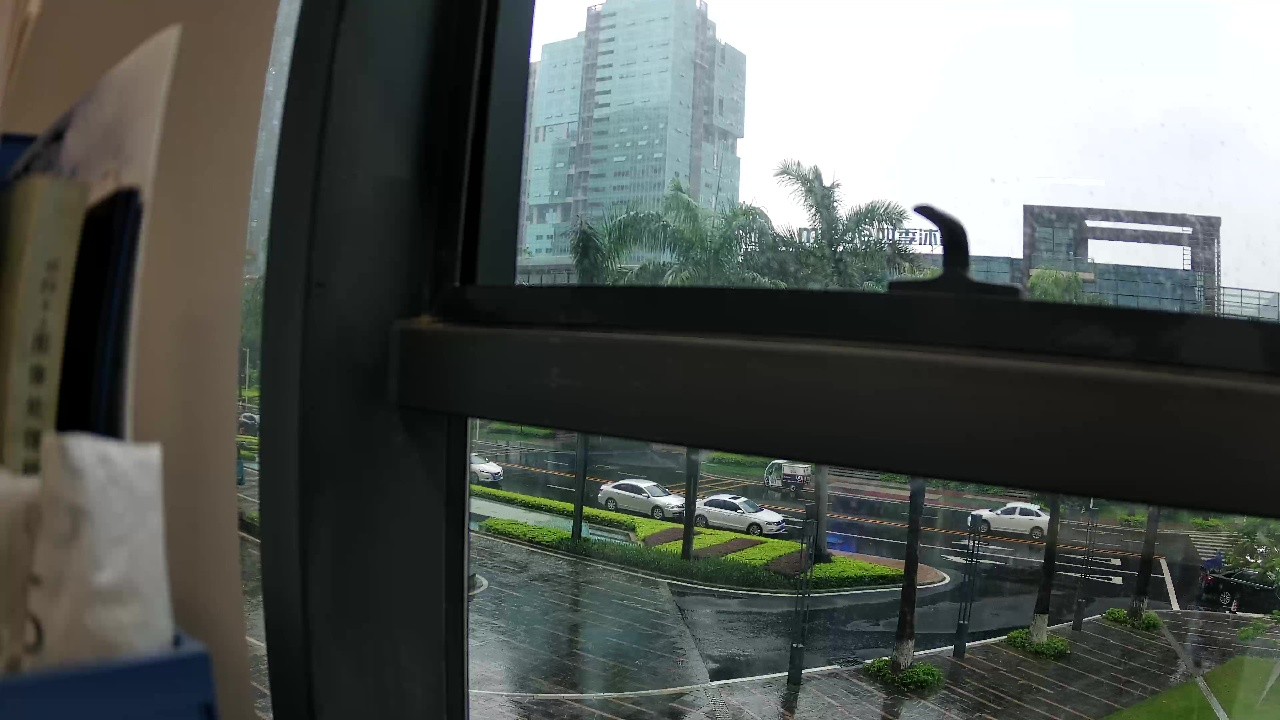
#> input picture 23-王锦文-广州/第二周/resize.jpg, 1280 x 720 px
$ python RGB2Gray.py
#> lines starting #> are read from the running program, lines starting #| are printed output that depends on the picture
#> further down, img is the input picture: shape (720, 1280, 3); mean B, G, R 87.3, 91.4, 86.6
#-*- coding: utf-8 -*-
import cv2
import numpy as np
import math
import time
def RGB2Gray(img):
    '''
    func:RGB图像转灰度图
    img：输入的图像（BGR格式）
    return ：None
    这里只实现2种方式
    gray=R*0.3+G*0.59+B*0.11
    Gray=（R*76+G*151+B*26）>>8
    '''
    h,w,_=img.shape
#> h = 720; w = 1280
    print(img.shape)
#| (720, 1280, 3)
    dstimg=np.zeros((h,w,1),dtype=np.uint8)


    #方式1
    start_time=time.time()
    dstimg[:, :, 0] = img[:, :, 0] * 0.11 + img[:, :, 1] * 0.59 + img[:, :, 2] *0.3
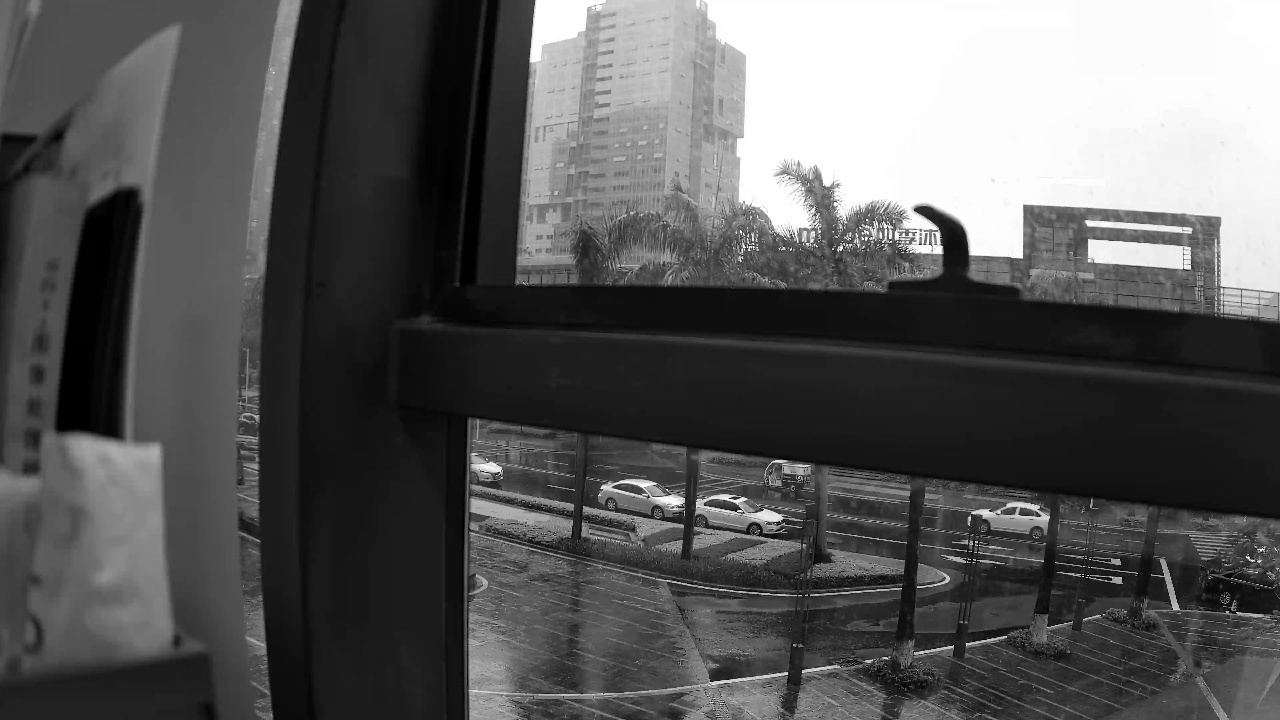
#> dstimg: shape (720, 1280, 1); min 0, max 255, mean 89
    end_time=time.time()

    #方式2
    # #for 循环比较耗时
    # for j in range(h):
    #     for i in range(w):
    #         dstimg[j,i,0]=(img[j,i,0]*26+img[j,i,1]*151+img[j,i,2]*76)>>8
    dstimg[:, :, 0] = np.sum(img * np.array([26, 151, 76]), axis=2) >> 8
    #17ms和21ms
    print("float cost time:{}ms,displacement cost time:{}ms".format((end_time-start_time)*1000,(time.time()-end_time)*1000))

    cv2.imshow("gray",dstimg)
    cv2.waitKey()
if __name__=='__main__':
    img=cv2.imread("resize.jpg")
    RGB2Gray(img)
